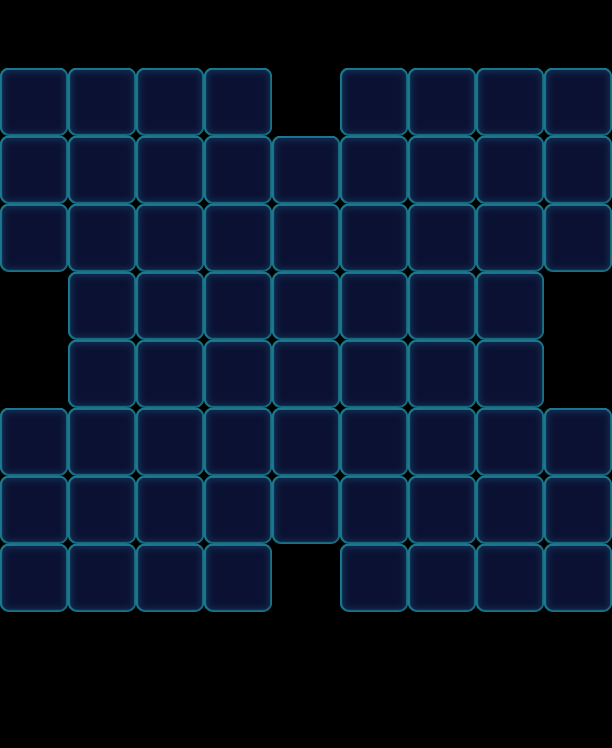

The image is a tile-based game level rendered from a .tmx file. Its description and source (layers, tilesets, objects; grid data summarised) follow:
An orthogonal 9x11 tile map with 68x68 px tiles, 1 tile layer (Valid), 2 tilesets and 73 objects (33x Monster, 14x Ice, 10x Haze, 9x Factory_Normal, 7x Lock).

<map version="1.0" orientation="orthogonal" width="9" height="11" tilewidth="68" tileheight="68">
 <properties>
  <property name="Connect" value="03,06,1|83,86,1" />
 </properties>
 <tileset firstgid="1" name="game_grid1" tilewidth="68" tileheight="68">
  <image source="game_grid1.png" width="68" height="68" />
 </tileset>
 <tileset firstgid="2" name="map" tilewidth="68" tileheight="68">
  <image source="map.png" width="1024" height="1024" />
 </tileset>
 <layer name="Valid" width="9" height="11">
  <data>[99 cells, 66 non-empty, 1 distinct tile ids]</data>
 </layer>
 <objectgroup name="BottomObj" width="9" height="11" />
 <objectgroup name="MiddleObj" width="9" height="11">
  <object type="Monster" gid="4" x="0" y="612">
   <properties>
    <property name="Bubble" value="1" />
    <property name="Color" value="Orange" />
   </properties>
  </object>
  <object type="Monster" gid="4" x="68" y="408">
   <properties>
    <property name="Color" value="Orange" />
   </properties>
  </object>
  <object type="Monster" gid="4" x="408" y="544">
   <properties>
    <property name="Color" value="Orange" />
   </properties>
  </object>
  <object type="Monster" gid="2" x="476" y="408">
   <properties>
    <property name="Color" value="Blue" />
   </properties>
  </object>
  <object type="Monster" gid="3" x="272" y="408">
   <properties>
    <property name="Color" value="Green" />
   </properties>
  </object>
  <object type="Monster" gid="3" x="340" y="544">
   <properties>
    <property name="Color" value="Green" />
   </properties>
  </object>
  <object type="Monster" gid="3" x="136" y="544">
   <properties>
    <property name="Color" value="Green" />
   </properties>
  </object>
  <object type="Monster" gid="17" x="136" y="612">
   <properties>
    <property name="Color" value="Purple" />
   </properties>
  </object>
  <object type="Monster" gid="17" x="204" y="408">
   <properties>
    <property name="Color" value="Purple" />
   </properties>
  </object>
  <object type="Monster" gid="17" x="204" y="544">
   <properties>
    <property name="Color" value="Purple" />
   </properties>
  </object>
  <object type="Monster" gid="19" x="136" y="408">
   <properties>
    <property name="Color" value="Yellow" />
   </properties>
  </object>
  <object type="Monster" gid="19" x="340" y="408">
   <properties>
    <property name="Color" value="Yellow" />
   </properties>
  </object>
  <object type="Monster" gid="19" x="408" y="408">
   <properties>
    <property name="Color" value="Yellow" />
   </properties>
  </object>
  <object type="Monster" gid="19" x="68" y="544">
   <properties>
    <property name="Color" value="Yellow" />
   </properties>
  </object>
  <object type="Monster" gid="19" x="544" y="476">
   <properties>
    <property name="Color" value="Yellow" />
   </properties>
  </object>
  <object type="Monster" gid="2" x="272" y="544">
   <properties>
    <property name="Bubble" value="1" />
    <property name="Color" value="Blue" />
   </properties>
  </object>
  <object type="Monster" gid="19" x="0" y="476">
   <properties>
    <property name="Color" value="Yellow" />
   </properties>
  </object>
  <object type="Monster" gid="19" x="0" y="544">
   <properties>
    <property name="Color" value="Yellow" />
   </properties>
  </object>
  <object type="Monster" gid="19" x="408" y="612">
   <properties>
    <property name="Color" value="Yellow" />
   </properties>
  </object>
  <object type="Monster" gid="3" x="204" y="612">
   <properties>
    <property name="Color" value="Green" />
   </properties>
  </object>
  <object type="Monster" gid="3" x="544" y="612">
   <properties>
    <property name="Bubble" value="1" />
    <property name="Color" value="Green" />
   </properties>
  </object>
  <object type="Monster" gid="2" x="476" y="544">
   <properties>
    <property name="Bubble" value="1" />
    <property name="Color" value="Blue" />
   </properties>
  </object>
  <object type="Monster" gid="2" x="340" y="612">
   <properties>
    <property name="Color" value="Blue" />
   </properties>
  </object>
  <object type="Monster" gid="2" x="544" y="544">
   <properties>
    <property name="Color" value="Blue" />
   </properties>
  </object>
  <object type="Monster" gid="4" x="476" y="612">
   <properties>
    <property name="Color" value="Orange" />
   </properties>
  </object>
  <object type="Monster" gid="4" x="68" y="612">
   <properties>
    <property name="Color" value="Orange" />
   </properties>
  </object>
  <object type="Monster" gid="2" x="476" y="476">
   <properties>
    <property name="Color" value="Blue" />
   </properties>
  </object>
  <object type="Monster" gid="19" x="408" y="476">
   <properties>
    <property name="Color" value="Yellow" />
   </properties>
  </object>
  <object type="Monster" gid="17" x="204" y="476">
   <properties>
    <property name="Color" value="Purple" />
   </properties>
  </object>
  <object type="Monster" gid="4" x="68" y="476">
   <properties>
    <property name="Bubble" value="1" />
    <property name="Color" value="Orange" />
   </properties>
  </object>
  <object type="Monster" gid="3" x="272" y="476">
   <properties>
    <property name="Color" value="Green" />
   </properties>
  </object>
  <object type="Monster" gid="19" x="136" y="476">
   <properties>
    <property name="Color" value="Yellow" />
   </properties>
  </object>
  <object type="Monster" gid="19" x="340" y="476">
   <properties>
    <property name="Color" value="Yellow" />
   </properties>
  </object>
 </objectgroup>
 <objectgroup color="#000000" name="TopObj" width="9" height="11">
  <object name="Ice" type="Ice" x="204" y="476" width="68" height="68">
   <properties>
    <property name="Layers" value="3" />
   </properties>
  </object>
  <object name="Ice" type="Ice" x="272" y="408" width="68" height="68">
   <properties>
    <property name="Layers" value="3" />
   </properties>
  </object>
  <object name="Ice" type="Ice" x="272" y="476" width="68" height="68">
   <properties>
    <property name="Layers" value="3" />
   </properties>
  </object>
  <object name="Ice" type="Ice" x="340" y="476" width="68" height="68">
   <properties>
    <property name="Layers" value="3" />
   </properties>
  </object>
  <object name="Ice" type="Ice" x="204" y="408" width="68" height="68">
   <properties>
    <property name="Layers" value="3" />
   </properties>
  </object>
  <object type="Lock" gid="49" x="204" y="408" />
  <object type="Lock" gid="49" x="68" y="408" />
  <object type="Lock" gid="49" x="136" y="408" />
  <object type="Lock" gid="49" x="476" y="408" />
  <object type="Lock" gid="49" x="408" y="408" />
  <object type="Lock" gid="49" x="272" y="408" />
  <object type="Lock" gid="49" x="340" y="408" />
  <object name="10" type="Factory_Normal" x="0" y="0" width="68" height="68">
   <properties>
    <property name="FactoryColorsConfig" value="Blue,Green,Yellow,Purple,Orange" />
   </properties>
  </object>
  <object name="10" type="Factory_Normal" x="68" y="0" width="68" height="68">
   <properties>
    <property name="FactoryColorsConfig" value="Blue,Green,Yellow,Purple,Orange" />
   </properties>
  </object>
  <object name="10" type="Factory_Normal" x="136" y="0" width="68" height="68">
   <properties>
    <property name="FactoryColorsConfig" value="Blue,Green,Yellow,Purple,Orange" />
   </properties>
  </object>
  </objectgroup>
 <objectgroup color="#00ff00" name="CeilObj" width="9" height="11">
  <!-- 10 objects omitted --></objectgroup>
</map>
<!-- 25 of 73 objects omitted -->
